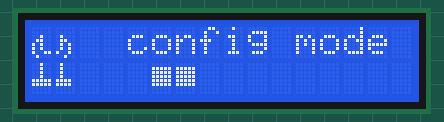
A sketch run on a simulated Arduino Uno, built with avr-gcc and run on an emulated ATmega328P. On the bench: 16×2 character LCD.

Above: at 0.44 s.
At 0.86 s:
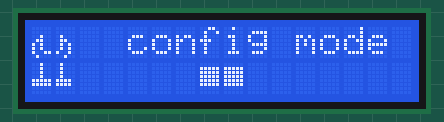
At 1.28 s:
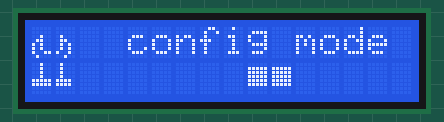
At 2.02 s:
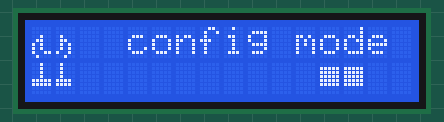
At 2.97 s:
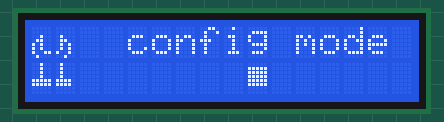
At 3.91 s:
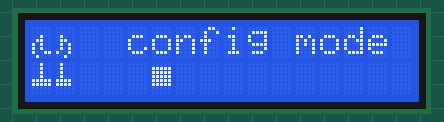

The sketch:

_16x2_LCD_Display_with_moving_animation_code.ino
```cpp
#include <Wire.h>
#include <LiquidCrystal_I2C.h>

// Set the LCD address to 0x27 for a 16 chars and 2 line display
LiquidCrystal_I2C lcd(0x23, 16, 2);
int loadingCount = 1;

// setting animation speed (delay between frames)
int x = 400;
// setting time for Man waiting
int y = 5000;

// START setting all the pixel-art
//setting pixels for standing man:
//step 1 of 1:


byte bigR0[] = {B00000,B01111,B01111,B01111,B01111,B01111,B01111,B01111};
byte bigR1[] = {B00000,B11111,B11111,B00001,B00000,B00000,B00001,B11111};
byte bigR2[] = {B00000,B00000,B10000,B11000,B11100,B11100,B11000,B00000};
byte bigR3[] = {B01111,B01111,B01111,B01111,B01111,B01111,B01111,B00000};
byte bigR4[] = {B11111,B00111,B00011,B00001,B00000,B00000,B00000,B00000};
byte bigR5[] = {B10000,B10000,B11000,B11100,B11110,B01110,B01110,B00000};

byte lodingBox[]  = {B00000,B11111,B11111, B11111, B11111,B11111,B00000,B00000};


//setting up basics
void setup() {
 // set up the LCD's number of columns and rows:
 lcd.begin();
 // clear the LCD screen:
 lcd.clear();

//displayIcon();

//delay(1000);
//displayTitle();

//delay(1000);
//displayResetSystem();
//control();
configMode ();
//displayIP("192.168.256.135");
//delay(1000);
//displayAP("Supriya_Home");

}


//putting all the pieces together in a loop:
void loop() {
loadingv2();
delay(200);
}

// START putting al the pixel-art we defined before in his place for each animation part
// standing man animation part
void displayIcon(){

  lcd.clear();
  lcd.createChar(1, bigR0);
  lcd.createChar(2, bigR1);
  lcd.createChar(3, bigR2);
  lcd.createChar(4, bigR3);
  lcd.createChar(5, bigR4);
  lcd.createChar(6, bigR5);

  lcd.setCursor(0,0);
  lcd.write(1);
  lcd.setCursor(1,0);
  lcd.write(2);
  lcd.setCursor(2,0);
  lcd.write(3);
  lcd.setCursor(0,1);
  lcd.write(4);
  lcd.setCursor(1,1);
  lcd.write(5);
  lcd.setCursor(2,1);
  lcd.write(6);
}

void displayTitle(){

  byte smallO0[] = {B00000,B00000,B00000,B01110,B11011,B11011,B11011,B01110};
  byte smallB0[] = {B00000,B11000,B11000,B11110,B11011,B11011,B11011,B11110};
  byte smallR0[] = {B00000,B00000,B00000,B01101,B01111,B01100,B01100,B01100};

  lcd.clear();
  lcd.createChar(1, smallO0);
  lcd.createChar(2, smallB0);
  lcd.createChar(3, smallR0);

  lcd.setCursor(3,0);
  lcd.write(3);
  lcd.setCursor(4,0);
  lcd.write(1);
  lcd.setCursor(5,0);
  lcd.write(2);
  lcd.setCursor(6,0);
  lcd.write(1);

  lcd.setCursor(8,0);
  lcd.write(3);
  lcd.setCursor(9,0);
  lcd.write(1);
  lcd.setCursor(10,0);
  lcd.write(2);
  lcd.setCursor(2,1);
  lcd.print("smart robot");
}

void configMode (){
  byte settings0[] = {B00000,B00000,B00100,B01100,B10100,B10100,B10011,B01000};
  byte settings1[] = {B00000,B00000,B01000,B01100,B01010,B01010,B10010,B00100};
  byte settings2[] = {B00100,B00100,B00100,B00100,B11111,B11111,B00000,B00000};
  byte settings3[] = {B01000,B01000,B01000,B01000,B11110,B11110,B00000,B00000};

  lcd.clear();
  lcd.createChar(1, settings0);
  lcd.createChar(2, settings1);
  lcd.createChar(3, settings2);
  lcd.createChar(4, settings3);

  lcd.setCursor(0,0);
  lcd.write(1);
  lcd.setCursor(1,0);
  lcd.write(2);
  lcd.setCursor(0,1);
  lcd.write(3);
  lcd.setCursor(1,1);
  lcd.write(4);

  lcd.setCursor(4,0);
  lcd.print("config mode");
}

void loading(){
  lcd.createChar(5, lodingBox);

  int dly = 200;
  for(int i=5; i<=13 ;i++){
    lcd.setCursor(i,1);
    lcd.write(5);
    delay(dly);
    lcd.setCursor(i-1,1);
    lcd.print(" ");
  }
  for(int i=13; i>=5 ;i--) {
    lcd.setCursor(i,1);
    lcd.write(5);
    delay(dly);
    lcd.print(" ");
  }
}

void loadingv2(){
  lcd.createChar(5, lodingBox);

  loadingCount = loadingCount>18 ? 1 : loadingCount;

  if(loadingCount<10){
    int i = loadingCount+4;
    if(i>5){
      lcd.setCursor(i-2,1);
      lcd.print(" ");
    }
    lcd.setCursor(i,1);
    lcd.write(5);

  }else{
    int i = 19 - loadingCount+4;
    if(i<13){
      lcd.setCursor(i+1,1);
      lcd.print(" ");
    }

    lcd.setCursor(i,1);
    lcd.write(5);
  }
  loadingCount++;
}

void displayIP(String ip){

  byte small_I[] = {B00000,B01110,B00100,B00100,B00100,B01110,B00000,B00000};
  byte small_P[] = {B00000,B01110,B01010,B01110,B01000,B01000,B00000,B00000};

  lcd.clear();
  lcd.createChar(1, small_I);
  lcd.createChar(2, small_P);

  lcd.setCursor(0,0);
  lcd.print("-------");
  lcd.setCursor(7,0);
  lcd.write(1);
  lcd.setCursor(8,0);
  lcd.write(2);
  lcd.setCursor(9,0);
  lcd.print("-------");

  //lcd.setCursor(1,0);
  //lcd.print(ap.substring(0, 15));
  lcd.setCursor((16%ip.length())/2,1);
  lcd.print(ip);
}

void displayAP(String ap){

  byte small_A[] = {B00000,B01110,B01010,B01110,B01010,B01010,B00000,B00000};
  byte small_P[] = {B00000,B01110,B01010,B01110,B01000,B01000,B00000,B00000};

  lcd.clear();
  lcd.createChar(1, small_A);
  lcd.createChar(2, small_P);

  lcd.setCursor(0,0);
  lcd.print("-------");
  lcd.setCursor(7,0);
  lcd.write(1);
  lcd.setCursor(8,0);
  lcd.write(2);
  lcd.setCursor(9,0);
  lcd.print("-------");

  lcd.setCursor(ap.length() > 16 ?  0 : (16%ap.length())/2,1);
  lcd.print(ap.substring(0, 16));
}


void control(){

  byte dir_f[]={B00000,B00100,B01110,B11111,B00100,B00100,B00000,B00000};
  byte dir_b[]={B00000,B00100,B00100,B11111,B01110,B00100,B00000,B00000};
  byte dir_l[]={B00000,B00100,B01100,B11111,B01100,B00100,B00000,B00000};
  byte dir_r[]={B00000,B00100,B00110,B11111,B00110,B00100,B00000,B00000};
  byte dir_f_na[] = {B11111,B00100,B01110,B11111,B00100,B00100,B00100,B00000};
  byte dir_b_na[] = {B00000,B00100,B00100,B00100,B11111,B01110,B00100,B11111};

  byte small_i[] = {B01110,B00100,B00100,B00100,B01110,B00000,B00000,B00000};
  byte small_n[] = {B01110,B01010,B01010,B01010,B01010,B00000,B00000,B00000};
  byte small_f[] = {B01110,B01000,B01100,B01000,B01000,B00000,B00000,B00000};
  byte small_o[] = {B01110,B01010,B01010,B01010,B01110,B00000,B00000,B00000};

  lcd.clear();
  lcd.createChar(1, small_i);
  lcd.createChar(2, small_n);
  lcd.createChar(3, small_f);
  lcd.createChar(4, small_o);

  lcd.createChar(6, dir_f);
  lcd.createChar(7, dir_f_na);
  lcd.createChar(8, dir_b_na);

  lcd.setCursor(6,0);
  lcd.write(1);
  lcd.setCursor(7,0);
  lcd.write(2);
  lcd.setCursor(8,0);
  lcd.write(3);
  lcd.setCursor(9,0);
  lcd.write(4);
  lcd.setCursor(0,0);
  lcd.print("------");
  lcd.setCursor(10,0);
  lcd.print("------");

  lcd.setCursor(0,1);
  lcd.print("D:");
  lcd.setCursor(2,1);
  lcd.write(6);

  lcd.setCursor(6,1);
  lcd.print("S:");
  lcd.setCursor(8,1);
  lcd.print("5");

  lcd.setCursor(12,1);
  lcd.print("O:");
  lcd.setCursor(14,1);
  lcd.write(7);
  lcd.setCursor(15,1);
  lcd.write(8);

}
void displayResetSystem(){

  byte reset0[] = {B00011,B11111,B11000,B01010,B01010,B01010,B01000,B01111};
  byte reset1[] = {B11000,B11111,B00011,B10010,B10010,B10010,B00010,B11110};

  lcd.clear();
  lcd.createChar(1, reset0);
  lcd.createChar(2, reset1);

  lcd.setCursor(0,0);
  lcd.write(1);
  lcd.setCursor(1,0);
  lcd.write(2);

  lcd.setCursor(4,0);
  lcd.print("Resetting...");
}
```

Measured:
- by itself, everything shown: repeats every 3.8 s, in 16 steps
- what the display in image 3 shows lasts 0.4 s, from 1.8 s to 2.2 s
